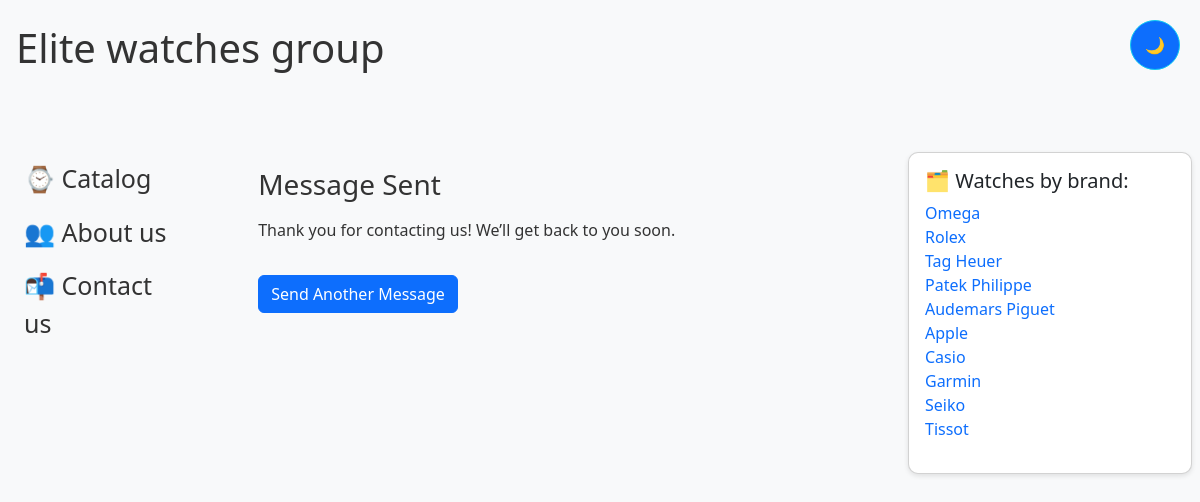
/shop/contact_success/, run on the app's committed database.
### shop/models.py (models this page shows, shortened)
class Brand(models.Model):
    name = models.CharField(max_length=100,)
    slug = models.SlugField(max_length=100, blank=True)
    class Meta:
        verbose_name = 'Brand'
        verbose_name_plural = 'Brands'

### shop/views.py (the view)
# urls.py: path('contact_success/', contact_success, name='contact_success'),
def contact_success(request):
    all_brands = Brand.objects.all()
    context = {
        'title': 'Message Sent',
        'message': 'Thank you for contacting us! We’ll get back to you soon.',
        'all_brands': all_brands,
    }
    return render(request, 'contact_success.html', context)

### shop/templates/contact_success.html (shortened to what this page needs)
{% extends 'base.html' %}
{% load static %}
{% block content %}
<section class="contact p-3" data-aos="fade-in">
    <h3 class="mb-3">{{ title }}</h3>
    <p>{{ message }}</p>
    <a href="{% url 'shop:contact' %}" class="btn btn-primary mt-3">Send Another Message</a>
</section>
{% endblock %}

### shop/templates/base.html (shortened to what this page needs)
{% load static %}
<!DOCTYPE html>
<html lang="en">
<head>
    <link href="https://cdn.jsdelivr.net/npm/aos@2.3.4/dist/aos.css" rel="stylesheet">
    <link href="https://cdn.jsdelivr.net/npm/bootstrap@5.3.0/dist/css/bootstrap.min.css" rel="stylesheet">
    <link rel="stylesheet" href="{% static 'css/styles.css' %}">
    <link rel="stylesheet" href="https://unpkg.com/leaflet@1.9.4/dist/leaflet.css"/>
</head>
<body>
    <button id="theme-toggle" class="btn btn-outline-info position-fixed" style="top: 20px; right: 20px; z-index: 1000;">🌙</button>
    <h1 class="ms-3 my-4">Elite watches group</h1>
    <div class="container-fluid">
        <div class="row">
            <div class="col-md-2 p-2 mt-5">
                <ul class="nav flex-column">
                    {% if not request.path == '/shop/' %}
                    <li class="nav-item">
                        <a class="nav-link" style="font-size: 25px;" href="{% url 'shop:catalog' %}">⌚ Catalog</a>
                    </li>
                     {% endif %}
                    {% if not request.path == '/shop/about/' %}
                    <li class="nav-item">
                        <a class="nav-link" style="font-size: 25px;" href="{% url 'shop:about' %}">👥 About us</a>
                    </li>
                    {% endif %}
                    {% if not request.path == '/shop/contact/' %}
                    <li class="nav-item">
                        <a class="nav-link" style="font-size: 25px;" href="{% url 'shop:contact' %}">📬 Contact us</a>
                    </li>
                    {% endif %}
                </ul>
            </div>
            <div class="col-md-7 p-2 mt-5 d-flex justify-content-center" style="color: #007bff">
                <div class="content-wrapper" style="width: 90%; max-width: 800px;">
                    {% block content %}{% endblock %}
                </div>
            </div>
            <div class="col-md-3 p-2 mt-5">
                <div class="card p-3">
                    <h5 class="card-title">🗂️ Watches by brand:</h5>
                    {% if all_brands %}
                        <ul class="list-unstyled">
                            {% for brand in all_brands %}
                                <li><a href="{% url 'shop:sort_by_brand' brand.slug %}" class="text-decoration-none">{{ brand.name }}</a></li>
                            {% endfor %}
                        </ul>
                    {% else %}
                        <p class="text-muted">😕 No brands to show.</p>
                    {% endif %}
                </div>
            </div>
        </div>
    </div>
</body>
</html>

### static/css/styles.css (style rules this page uses)
body { background-color: #f8f9fa; color: #333; transition: background-color 0.3s, color 0.3s; }
.card { border-radius: 10px; box-shadow: 0 2px 5px rgba(0,0,0,0.1); background-color: #fff; }
.nav-link { color: #333; transition: color 0.3s; }
h1 { color: #333; }
.content-wrapper { width: 90%; max-width: 800px; }
#theme-toggle { border-radius: 50%; padding: 10px; width: 50px; height: 50px; display: flex; align-items: center; justify-content: center; }
.contact { max-width: 800px; margin: 0 auto; }
.contact h3 { color: #333; }
.contact p { font-size: 16px; line-height: 1.6; color: #333; }

### data on the page
Brand: name "Omega"
Brand: name "Rolex"
Brand: name "Tag Heuer"
Brand: name "Patek Philippe"
Brand: name "Audemars Piguet"
Brand: name "Apple"
Brand: name "Casio"
Brand: name "Garmin"
Brand: name "Seiko"
Brand: name "Tissot"

### other printed values
{{ title }} "Message Sent"
{{ message }} "Thank you for contacting us! We’ll get back to you soon."
